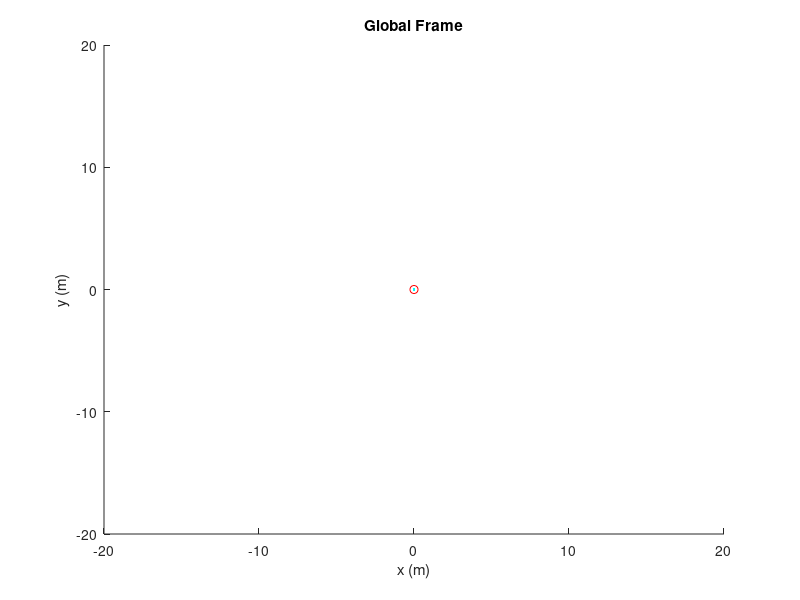

Reproduce this figure in MATLAB. (Note: this script raises an error after producing the figure.)
% Moving target and chaser car simulation.
% For demonstrating the use of fuzzy control in steering.
% Wenny Hidayat

function Fuzzy_Control()
close all
clear all

% Handles for plotting
figure(1) ; clf ;  hold on ;
handleCar.shape = plot(0,0,'b');
handleCar.centroid = plot(0,0,'c');
handleCar.target = plot(0,0,'or');
xlabel('x (m)'); ylabel('y (m)'); axis([-20, 20, -20, 20]) ; zoom on ; hold off;
title('Global Frame');

% Defining car shape
% Car.shape = [-0.5,-0.5 ; 0,0.5 ; 0.5,-0.5 ; -0.5,-0.5]; %triangle
Car.shape = [-0.25 -0.5; -0.25 0; 0 1; 0.25 0; 0.25 -0.5; -0.25 -0.5]; % pentagon
Car.shapeDefault = Car.shape;
Car.center = [mean(Car.shape(1:5,1)) mean(Car.shape(1:5,2))];
Car.centerDefault = Car.center;
Car.heading = atan2(Car.shape(2,2)-Car.center(2), Car.shape(2,1)-Car.center(1)); %in rad

% Defining target x y
target = [10 10];

% Loop (simulation)
% Initialization
dt=0.3;
iterations = 1000;
% vel = rand(1,iterations);
% ang_vel = rand(1,iterations)*50*pi/180;

for i=1:iterations
    
    % Control fuzzy
    fis = readfis('Control_new.fis');
    distance = sqrt( (target(1)-Car.center(1))^2 + (target(2)-Car.center(2))^2 );   
    angle = atan2(target(2)-Car.center(2), target(1)-Car.center(1)) - Car.heading;
    angle = mod(  angle+pi, 2*pi) - pi;
    
%     if distance < 0.1
%         break;
%     end;
    
    inputs = [distance angle];
    [outputs] = evalfis(inputs, fis);

%     rotation = [cos -sin] + posn
%                [sin  cos]

    [Car.shape(:,1), Car.shape(:,2), Car.heading ]= moveModel(Car.shape(:,1), Car.shape(:,2), Car.heading, dt, outputs(1), outputs(2));
    Car.center = [mean(Car.shape(1:5,1)) mean(Car.shape(1:5,2))];
    trackCar(i,:) = Car.center;
    
    % Rotate THEN translate
    % From local frame to global x y.
    local_to_global_Map_X = cos(Car.heading-pi/2)*Car.shapeDefault(:,1) - sin(Car.heading-pi/2)*Car.shapeDefault(:,2) + Car.center(1) ;
    local_to_global_Map_Y = sin(Car.heading-pi/2)*Car.shapeDefault(:,1) + cos(Car.heading-pi/2)*Car.shapeDefault(:,2) + Car.center(2);
    


    % Set graphic handles 
    set(handleCar.centroid,'xdata',trackCar(:,1),'ydata',trackCar(:,2) ); 
    set(handleCar.shape,'xdata',local_to_global_Map_X,'ydata',local_to_global_Map_Y );
    set(handleCar.target,'xdata',target(1),'ydata',target(2) );
    pause(0.1) ;
    % Defining the target movement
    % Can be any
    if target(1)<=20 && target(1)>=-20 && target(2) <=20 && target(2)>=-20,
        target(1) = target(1)+3*(rand(1)-rand(1))
        target(2) = target(2)+3*(rand(1)-rand(1))
    else
        % To reset back into boundary
        target = [-5 -5];
    end;
end;


% Function for updating the car, changing the location of each points
function [xnext, ynext, tnext] = moveModel(x,y,theta,dt,velocity,ang_velocity)
    xnext = x + velocity*dt*cos(theta);
    ynext = y + velocity*dt*sin(theta);
    tnext= theta + ang_velocity*dt;
return;

